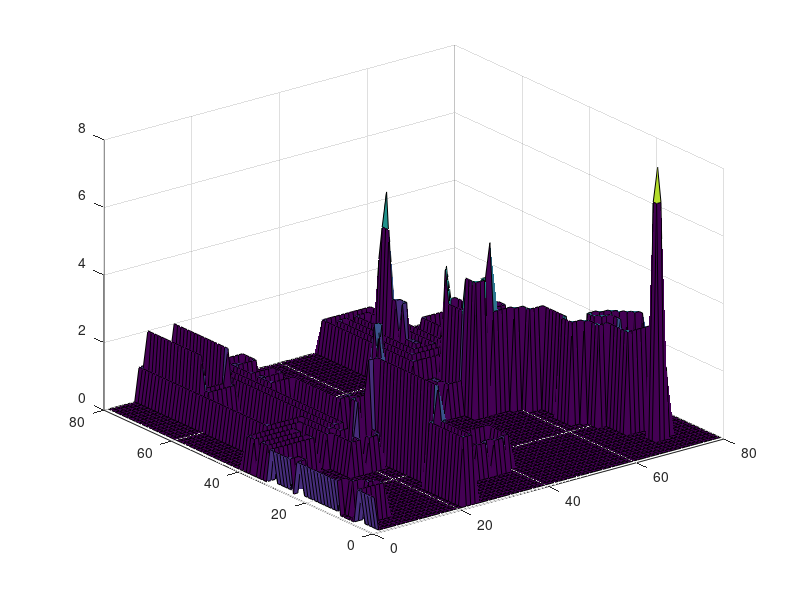

MATLAB code to generate this figure:
data = [
    


1 0 0 0 0 0 0 0 0 0 0 0 0 0 0 0 0 0 0 0 0 0 0 0 0 0 0 0 0 0 0 0 0 0 0 0 0 0 0 0 0 0 0 0 0 0 0 0 0 0 0 0 0 0 0 0 0 0 0 0 0 0 0 0 0 0 0 0 0 0 0 0 0 0 0 0 0 0 0 0 ;
1 0 0 0 0 0 0 0 0 0 0 0 0 0 0 0 0 0 0 0 0 2 2 2 0 0 0 0 0 0 0 0 0 0 0 0 0 0 0 0 0 0 0 0 0 0 0 0 0 0 0 0 0 0 0 0 0 0 0 0 0 0 0 0 0 0 0 0 0 0 0 0 0 0 0 0 0 0 0 0 ;
1 0 0 0 0 0 0 0 0 0 0 0 0 0 0 0 0 0 0 0 0 2 0 2 0 0 0 0 0 0 0 0 0 0 0 0 0 0 0 0 0 0 0 0 0 0 0 0 0 0 0 0 0 0 0 0 0 0 0 0 0 0 0 0 0 0 0 0 0 0 0 0 0 0 0 0 0 0 0 0 ;
1 0 0 0 0 0 0 0 0 0 0 0 0 0 0 0 0 0 0 0 0 2 0 2 0 0 0 0 0 0 0 0 0 0 0 0 0 0 0 0 0 0 0 0 0 0 0 0 0 0 0 0 0 0 0 0 0 0 0 0 0 0 0 0 0 0 0 0 0 0 0 0 0 0 0 0 0 0 0 0 ;
1 0 0 0 0 0 0 0 0 0 0 0 0 0 0 0 0 0 0 0 0 2 0 2 0 0 0 0 0 0 0 0 0 0 0 0 0 0 0 0 0 0 0 0 0 0 0 0 0 0 0 0 0 0 0 0 0 0 0 0 0 0 0 0 0 0 0 0 0 0 0 0 0 0 0 0 0 0 0 0 ;
1 1 1 1 1 1 1 0 0 0 0 0 0 0 0 0 0 0 0 0 0 2 0 2 0 0 0 0 0 0 0 0 0 0 0 0 0 0 0 0 0 0 0 0 0 0 0 0 0 0 0 0 0 0 0 0 0 0 0 0 0 0 0 0 0 0 0 0 0 0 0 0 0 0 0 0 0 0 0 0 ;
0 0 0 0 0 0 1 0 0 0 0 0 0 0 0 0 0 0 0 0 0 2 0 2 0 0 0 0 0 0 0 0 0 0 0 0 0 0 0 0 0 0 0 0 0 0 0 0 0 0 0 0 0 0 0 0 0 0 0 0 0 0 0 0 0 0 0 0 0 7 7 0 0 0 0 0 0 0 0 0 ;
0 0 0 0 1 1 1 0 0 0 0 0 0 0 0 0 0 0 0 0 0 2 0 2 0 0 0 0 0 0 0 0 0 0 0 0 0 0 0 0 0 0 0 0 0 0 0 0 0 0 0 0 0 0 0 0 0 0 0 0 0 0 0 0 0 0 0 0 0 7 8 2 2 0 0 0 0 0 0 0 ;
0 0 0 0 1 0 0 0 0 0 0 0 0 0 0 0 0 0 0 0 0 2 0 2 0 0 0 0 0 0 0 0 0 0 0 0 0 0 0 0 0 0 0 0 0 0 0 0 0 0 0 0 0 0 0 0 0 0 0 0 0 0 0 0 0 0 0 0 0 0 0 0 2 0 0 0 0 0 0 0 ;
0 0 1 1 1 0 0 0 0 0 0 0 0 0 0 0 0 0 0 0 0 2 0 2 0 0 0 0 0 0 0 0 0 0 0 0 0 0 0 0 0 0 0 0 0 0 0 0 0 0 0 0 0 0 0 0 0 0 0 0 0 0 0 0 0 0 0 0 0 0 0 2 2 0 0 0 0 0 0 0 ;
0 0 1 0 0 0 0 0 0 0 0 0 0 0 0 0 0 0 0 0 0 2 0 2 2 0 0 0 0 0 0 1 1 1 0 1 1 1 0 0 0 0 0 0 0 0 0 0 0 0 0 0 0 0 0 0 0 0 0 0 0 0 0 0 0 0 0 0 0 0 0 2 2 0 0 0 0 0 0 0 ;
1 1 1 0 0 0 0 0 0 0 0 0 0 0 0 0 0 0 0 0 0 2 2 3 2 1 0 0 0 0 0 1 0 1 1 1 0 1 1 1 0 0 0 0 0 0 0 0 0 0 0 0 0 0 0 0 0 0 0 0 0 0 0 0 0 0 0 0 0 0 0 0 2 0 0 0 0 0 0 0 ;
1 0 0 0 0 0 0 0 0 0 0 0 0 0 0 0 0 0 0 0 0 0 0 3 0 1 1 1 1 1 1 1 0 0 0 0 0 0 0 1 0 0 0 0 0 0 0 0 0 0 0 0 0 0 0 0 0 0 0 0 0 0 0 0 0 0 0 3 3 3 3 3 3 0 0 0 0 0 0 0 ;
1 0 0 0 0 0 0 0 0 0 0 0 0 0 0 0 0 0 0 0 0 0 0 3 0 0 0 1 1 0 0 0 0 0 0 0 0 0 0 1 0 0 0 0 0 0 0 0 0 0 0 0 0 0 0 0 0 0 0 0 0 0 0 0 0 0 0 3 0 0 0 0 1 0 0 0 0 0 0 0 ;
1 0 0 0 0 0 0 0 0 0 0 0 0 0 0 0 0 0 0 0 0 0 0 3 0 0 0 0 0 0 0 0 0 0 0 0 0 0 0 1 0 0 0 0 0 0 0 0 0 0 0 0 0 0 0 0 0 0 0 0 0 0 0 0 0 0 0 3 0 0 0 0 1 0 0 0 0 0 0 0 ;
1 0 0 0 0 0 0 0 0 0 0 0 0 0 0 0 0 0 0 0 0 0 0 3 0 0 0 0 0 0 0 0 0 0 0 0 0 0 0 1 0 0 0 0 0 0 0 0 0 0 0 0 0 0 0 0 0 0 0 0 0 0 0 0 0 0 0 3 0 0 0 0 1 0 0 0 0 0 0 0 ;
1 0 0 0 0 0 0 0 0 0 0 0 0 0 0 0 0 0 0 0 0 0 0 3 0 0 0 0 0 0 0 0 0 0 0 0 0 0 0 1 0 0 0 0 0 0 0 0 0 0 0 0 0 0 0 0 0 0 0 0 0 0 0 0 0 0 0 3 0 0 1 1 1 0 0 1 1 0 0 0 ;
1 0 0 0 0 0 0 0 0 0 0 0 0 0 0 0 0 0 0 0 0 0 0 3 0 0 0 0 0 0 0 0 0 1 1 1 1 1 1 1 0 0 0 0 0 0 0 0 0 0 0 0 0 0 0 0 0 0 0 0 0 0 0 0 0 0 0 3 0 2 2 0 0 0 0 2 2 0 0 0 ;
1 0 0 0 0 0 0 0 0 0 0 0 0 0 0 0 0 0 0 0 0 0 0 3 0 0 0 0 0 0 0 0 0 1 0 0 0 0 0 0 0 0 0 0 0 0 0 0 0 0 0 0 0 0 0 0 0 0 0 0 0 0 0 0 0 3 3 3 0 2 3 0 0 0 0 3 2 1 0 0 ;
1 0 0 0 0 0 0 0 0 0 0 0 0 0 0 0 0 0 0 0 0 0 0 3 0 0 0 0 0 0 0 0 0 1 0 0 0 0 0 0 0 0 0 0 0 0 0 0 0 0 0 0 0 0 0 0 0 0 0 0 0 0 0 0 0 3 0 0 0 0 3 0 0 0 3 3 0 1 0 0 ;
1 0 0 0 0 0 0 0 0 0 0 0 0 0 0 0 0 0 0 0 0 0 0 3 0 0 0 0 0 0 0 0 0 1 0 0 0 0 0 0 0 0 0 0 0 0 0 0 0 0 0 0 0 0 0 0 0 0 0 0 0 0 0 0 0 3 0 0 0 0 3 0 0 3 3 0 0 1 0 0 ;
1 0 0 0 0 0 0 0 0 0 0 0 0 0 0 0 0 0 0 0 0 0 0 3 0 0 0 0 0 0 0 0 0 1 0 0 0 0 0 0 0 0 0 0 0 0 0 0 0 0 0 0 0 0 0 0 0 0 0 0 0 0 0 0 3 3 0 0 3 3 3 0 3 3 0 0 0 1 0 0 ;
1 0 0 0 0 0 0 0 0 0 0 0 0 0 0 0 0 0 0 0 0 0 0 3 0 1 1 1 1 1 1 1 1 1 0 0 0 0 0 0 0 0 0 0 0 0 0 0 0 0 0 0 0 0 0 0 0 0 0 0 0 0 3 3 3 0 0 3 3 0 0 3 3 0 0 0 0 1 1 0 ;
1 1 1 0 0 0 0 0 0 0 0 0 0 0 0 0 0 0 0 0 0 0 0 3 0 1 0 0 0 0 0 0 0 0 0 0 0 0 0 0 0 0 0 0 0 0 0 0 0 0 0 0 0 0 0 0 0 0 0 0 0 0 3 0 0 0 0 3 0 3 3 3 0 0 0 0 0 0 1 0 ;
0 0 1 0 0 0 0 0 0 0 0 0 0 0 0 0 0 0 0 0 0 0 0 3 0 1 0 0 0 0 0 0 0 0 0 0 0 0 0 0 0 0 0 0 0 0 0 0 0 0 0 0 0 0 0 0 0 0 0 0 0 0 3 0 0 0 0 3 3 3 0 0 0 0 0 0 0 0 1 0 ;
1 1 1 0 0 0 0 0 0 0 0 0 0 0 1 1 1 0 1 1 1 0 0 3 0 1 0 0 0 0 0 0 0 0 0 0 0 0 0 0 0 0 0 0 0 0 0 0 0 0 0 0 0 0 0 0 0 0 0 0 0 0 3 3 0 0 0 0 0 0 0 0 0 0 0 0 0 0 1 0 ;
1 0 0 0 0 0 0 0 0 0 0 0 0 0 1 0 1 0 1 0 1 1 0 3 0 1 0 0 0 0 0 0 0 0 0 0 0 0 0 0 0 0 0 0 0 0 0 0 0 0 0 0 0 0 0 0 0 0 0 0 0 0 0 3 0 0 0 0 0 0 0 0 0 0 0 0 0 0 1 0 ;
1 0 0 0 0 0 0 0 0 0 0 0 0 0 1 0 1 2 1 0 0 1 0 3 0 1 0 0 0 0 0 0 0 0 0 0 0 0 0 0 0 0 0 0 0 0 0 0 0 0 0 0 0 0 0 0 0 0 0 0 0 0 0 3 0 0 0 0 0 0 0 0 0 0 0 0 0 0 1 0 ;
1 0 0 0 0 0 0 0 0 0 0 0 0 0 1 0 0 2 0 0 0 1 0 3 0 1 0 0 0 0 0 0 0 0 0 0 0 0 0 0 0 0 0 0 0 0 0 0 0 0 0 0 0 0 0 0 0 0 0 0 0 0 0 3 0 0 0 0 0 0 0 0 0 0 0 0 0 0 1 0 ;
1 0 0 0 0 0 0 0 0 0 0 0 0 0 1 0 0 2 2 2 2 3 3 3 0 1 0 0 0 0 0 0 0 0 0 0 0 0 0 0 0 0 0 0 0 0 0 0 0 0 0 0 0 0 0 0 0 0 0 0 0 0 0 3 0 0 0 0 0 1 1 1 1 1 1 1 1 0 1 0 ;
1 0 0 0 0 0 0 0 0 0 0 0 0 0 1 0 0 0 0 0 0 0 0 0 0 1 0 0 0 0 0 0 0 0 0 0 0 0 0 0 0 0 0 0 0 0 0 0 0 0 0 0 0 0 0 0 0 0 0 0 0 0 0 3 0 0 0 0 0 1 0 0 0 0 0 0 1 1 1 0 ;
1 1 1 1 1 1 1 1 1 1 1 0 0 1 1 0 1 1 1 1 1 1 1 1 1 1 0 0 0 0 0 0 0 0 0 0 0 0 0 0 0 0 0 0 0 0 0 0 0 0 0 0 0 0 0 0 0 0 0 0 0 0 0 3 0 0 0 0 0 1 1 1 1 1 0 0 0 0 0 0 ;
0 0 0 0 0 0 0 0 0 0 1 0 0 1 0 0 1 0 0 0 0 0 0 0 0 0 0 0 0 0 0 0 0 0 0 0 0 0 0 0 0 0 0 0 0 0 0 0 0 0 0 0 0 0 0 0 0 0 0 0 3 3 3 3 0 0 0 0 0 0 0 0 0 1 0 0 0 0 0 0 ;
0 1 1 1 1 1 1 1 1 1 1 0 0 1 0 1 1 0 0 0 0 0 0 0 0 0 0 0 0 0 0 0 0 0 0 0 0 0 0 0 0 0 0 0 0 0 0 0 0 0 0 0 0 0 0 0 0 0 0 0 3 0 0 0 0 0 0 1 1 1 0 0 0 1 0 0 0 0 0 0 ;
0 1 0 0 0 0 0 0 0 0 0 0 0 1 0 1 0 1 1 1 0 0 0 0 0 0 0 0 0 0 0 0 0 0 0 0 0 0 0 0 0 0 0 0 0 0 0 0 0 0 0 0 0 0 0 0 0 0 3 3 3 0 0 0 0 0 0 1 0 1 1 0 1 1 0 0 0 0 0 0 ;
0 1 1 1 1 1 1 1 1 1 1 0 0 1 0 1 0 1 0 1 0 0 0 0 0 0 0 0 0 0 0 0 0 0 0 0 0 0 0 0 0 0 0 0 0 0 0 0 0 0 4 4 4 0 3 3 3 3 3 0 0 0 0 0 0 0 0 1 0 0 1 1 1 0 0 0 0 0 0 0 ;
0 0 0 0 0 0 0 0 0 0 1 0 0 1 0 1 0 1 0 1 0 0 0 0 0 0 0 0 0 0 0 0 0 0 0 0 0 0 0 0 0 0 0 0 0 0 0 0 0 0 4 0 4 4 5 0 0 0 0 0 0 0 0 0 0 0 0 1 0 0 0 0 0 0 0 0 0 0 0 0 ;
0 1 1 1 1 1 1 1 1 1 1 0 0 1 0 1 0 1 0 1 0 0 0 0 0 0 0 0 0 0 0 0 0 0 0 0 0 0 0 0 0 0 0 0 0 0 0 0 0 0 4 0 0 0 3 0 0 0 0 0 0 0 0 0 0 0 0 1 1 1 1 1 1 1 1 1 1 1 1 0 ;
0 1 0 0 0 0 0 0 0 0 0 0 0 1 0 1 0 1 0 1 0 0 0 0 0 0 0 0 0 0 0 2 2 0 1 1 1 1 1 1 1 1 0 0 0 0 1 1 1 1 4 0 0 0 3 0 0 0 0 0 0 0 0 0 0 0 0 0 0 0 0 0 0 0 0 0 0 0 1 1 ;
0 1 1 1 1 1 1 1 1 1 1 1 1 1 0 1 0 1 0 1 0 0 0 0 0 0 0 0 0 0 0 3 2 0 1 0 1 1 0 0 0 1 0 0 0 0 1 0 0 0 3 0 0 0 3 0 0 0 0 0 0 0 0 0 0 0 0 0 0 0 0 0 0 0 1 1 1 0 0 1 ;
0 0 0 0 0 0 0 0 0 0 0 0 0 0 0 1 0 1 0 1 0 0 0 0 0 0 0 0 0 0 0 2 0 1 1 0 1 1 0 0 0 1 0 0 0 1 1 0 0 0 3 0 0 0 3 0 0 0 0 0 0 0 0 0 0 0 0 0 0 0 0 1 1 1 1 0 1 1 0 1 ;
0 0 0 0 0 0 0 1 1 1 1 1 1 1 1 1 0 1 0 1 0 0 0 0 0 0 0 0 0 0 0 2 0 1 1 0 0 0 0 0 0 1 0 0 0 1 1 0 0 0 3 0 0 3 3 0 0 0 0 0 0 0 0 0 0 0 0 0 0 0 0 1 0 0 0 0 0 1 1 1 ;
0 0 0 0 0 0 0 1 0 0 0 0 0 0 0 0 0 1 0 1 0 0 0 0 0 0 0 0 0 1 1 2 0 2 3 0 0 0 0 0 0 1 1 1 1 1 1 0 0 0 3 0 0 3 1 0 0 0 0 0 0 0 0 0 0 0 0 0 0 0 0 1 1 1 0 0 0 0 0 0 ;
0 0 0 0 0 0 0 1 0 0 0 0 0 0 0 0 0 1 0 1 0 0 0 0 0 0 0 0 0 1 0 1 1 3 3 0 0 0 0 0 0 0 0 0 0 0 0 0 0 0 3 0 0 3 1 0 0 0 0 0 0 0 0 0 0 0 0 0 0 0 0 0 0 1 1 1 1 0 0 0 ;
0 0 0 0 0 0 0 1 0 0 0 0 0 0 0 0 0 1 0 1 0 0 0 0 0 0 1 1 1 1 0 1 1 0 0 0 0 0 0 0 0 0 0 0 0 0 0 0 0 0 4 3 0 3 2 0 0 0 0 0 0 0 0 0 0 0 0 0 0 0 0 0 0 0 0 0 1 0 0 0 ;
0 0 0 0 0 0 0 1 0 0 0 0 0 0 0 0 0 1 0 1 0 0 0 0 0 0 1 0 1 1 0 0 0 0 0 0 0 0 0 0 0 0 0 0 0 0 0 0 0 0 2 4 3 3 2 0 0 0 0 0 0 0 0 0 0 0 0 0 0 0 0 0 0 0 1 1 1 0 0 0 ;
0 0 0 0 0 0 0 1 0 0 0 0 0 0 0 0 0 1 0 1 0 0 0 0 0 0 1 0 0 0 0 0 0 0 0 0 0 0 0 0 0 0 0 0 0 0 0 0 0 0 0 0 0 0 0 0 0 0 0 0 0 0 0 0 0 0 0 0 0 0 0 0 0 0 1 0 0 0 0 0 ;
0 0 0 0 0 0 0 1 0 0 0 0 0 0 0 0 0 1 0 1 0 0 0 0 0 0 1 0 0 0 0 0 0 0 0 0 0 0 0 0 0 0 0 0 0 0 0 0 0 0 0 0 0 0 0 0 0 0 0 0 0 0 0 0 0 0 0 0 0 0 0 0 0 0 1 1 1 1 1 1 ;
0 0 0 0 0 0 0 1 0 0 0 0 0 0 0 0 0 1 0 1 0 0 0 0 0 0 1 0 0 0 0 0 0 0 0 0 0 0 0 0 0 0 0 0 0 0 0 0 0 0 0 0 0 0 0 0 0 0 0 0 0 1 1 1 0 0 0 0 0 0 0 0 0 0 0 0 0 0 0 1 ;
0 0 0 0 0 0 0 1 0 0 0 0 0 0 0 0 0 1 0 1 0 0 0 0 0 0 1 0 0 0 0 0 0 0 0 0 0 0 0 0 0 0 0 0 0 0 0 0 0 0 0 0 0 0 0 0 0 0 0 0 0 1 0 1 0 0 0 0 0 0 0 0 0 0 0 0 0 0 0 1 ;
0 0 0 0 0 0 0 1 0 0 0 0 0 0 0 0 0 1 0 1 0 0 0 0 0 0 1 0 0 0 0 0 0 0 0 0 0 0 0 0 0 0 0 0 0 0 0 0 0 0 0 0 0 0 0 0 0 0 0 0 0 1 0 1 0 0 0 0 0 0 0 0 0 0 1 1 1 1 1 1 ;
0 0 0 0 0 0 0 1 0 0 0 0 0 0 0 0 0 1 0 1 0 0 0 0 0 0 1 0 0 0 0 0 0 0 0 0 0 0 0 0 0 0 0 0 0 0 0 0 1 1 1 1 1 1 1 1 1 1 1 1 1 1 0 1 0 0 0 0 0 0 0 0 0 0 1 0 0 0 0 0 ;
0 0 0 0 0 0 0 1 0 0 0 0 0 0 0 0 0 1 0 1 0 0 0 0 0 0 1 0 0 0 0 0 0 0 0 0 0 0 0 0 0 0 0 0 0 0 0 0 1 0 0 0 0 0 0 0 0 0 0 0 0 0 0 1 0 0 0 0 0 0 0 0 0 0 1 1 1 1 1 1 ;
0 0 0 0 0 0 0 1 0 0 0 0 0 0 0 0 0 1 0 1 0 0 0 0 0 0 1 0 0 0 0 0 0 0 0 0 0 0 0 0 0 0 0 0 0 0 0 0 1 0 0 0 0 0 0 0 0 0 0 0 0 0 0 1 0 0 0 0 0 0 0 0 0 0 0 0 0 0 0 1 ;
0 0 0 0 0 0 0 1 0 0 0 0 0 0 0 0 0 1 0 1 0 0 0 0 0 0 1 0 0 0 0 0 0 0 0 0 0 0 0 0 0 0 0 0 0 0 0 0 1 0 1 1 1 1 1 1 1 1 1 1 0 0 0 1 0 0 0 0 0 0 0 0 0 0 1 1 1 1 1 1 ;
0 0 0 0 0 0 0 1 0 0 0 0 0 0 0 0 0 1 0 1 0 0 0 0 0 0 1 0 0 0 0 0 0 0 0 0 0 0 0 0 0 0 0 0 0 0 0 0 1 0 1 0 0 0 0 0 0 0 0 1 0 0 0 1 0 0 0 0 0 0 0 0 0 0 1 0 0 0 0 0 ;
0 0 0 0 0 0 0 1 0 0 0 0 0 0 0 0 0 1 0 1 0 0 0 0 0 0 1 0 0 0 0 0 0 0 0 0 0 0 0 0 0 0 0 0 0 0 0 0 1 0 1 0 1 1 1 1 1 1 0 1 0 0 0 1 0 0 0 0 0 0 0 0 0 0 1 1 1 1 1 1 ;
0 0 0 0 0 0 0 1 0 0 0 0 0 0 0 0 0 1 0 1 0 0 0 0 0 0 1 0 0 0 0 0 0 0 0 0 0 0 0 0 0 0 0 0 0 0 0 0 1 0 1 0 1 0 0 0 0 1 0 1 0 0 0 1 0 0 0 0 0 0 0 0 0 0 0 0 0 0 0 1 ;
0 0 0 0 0 0 0 1 0 0 0 0 0 0 0 0 0 1 0 1 0 1 1 1 1 1 1 0 0 0 0 0 0 0 0 0 0 0 0 0 0 0 0 0 0 0 0 0 1 0 1 0 1 0 1 1 0 1 0 1 0 0 0 1 0 0 0 0 0 0 0 0 0 0 1 1 1 1 1 1 ;
0 0 0 0 0 0 0 1 0 0 0 0 0 0 0 0 0 1 0 1 0 1 0 0 0 0 0 0 0 0 0 0 0 0 0 0 0 0 0 0 0 0 0 0 0 0 0 0 1 0 1 0 1 0 1 1 0 1 0 1 0 0 0 1 0 0 0 0 0 0 0 0 0 0 1 0 0 0 0 0 ;
0 0 0 0 0 0 0 1 0 0 0 0 0 0 0 0 0 1 0 1 0 1 0 0 0 0 0 0 0 0 0 0 0 0 0 0 0 0 0 0 0 0 0 0 0 0 0 0 1 0 1 0 1 0 1 1 0 1 0 1 0 0 0 1 0 0 0 0 0 0 0 0 0 0 1 1 1 1 1 1 ;
0 0 0 0 0 0 0 1 0 1 1 1 1 1 1 1 0 1 0 1 0 1 1 1 1 1 1 0 0 0 0 0 0 0 0 0 0 0 0 0 0 0 0 0 0 0 0 0 1 0 1 0 1 0 1 0 0 1 0 1 0 0 0 1 0 0 0 0 0 0 0 0 0 0 0 0 0 0 0 1 ;
0 0 0 0 0 0 0 1 0 1 0 0 0 0 0 1 0 1 0 1 0 1 1 0 0 0 1 0 0 0 0 0 0 0 0 0 0 0 0 0 0 0 0 0 0 0 0 0 1 0 1 0 1 0 2 2 0 1 0 1 0 0 0 1 0 0 0 0 0 0 0 0 0 0 1 1 1 1 1 1 ;
0 0 0 0 0 0 0 1 0 2 1 1 1 1 1 2 0 1 0 1 0 0 0 0 0 0 1 0 0 0 0 0 0 0 0 0 0 0 0 0 0 0 0 0 0 0 0 0 1 0 1 0 1 0 1 2 0 1 0 1 0 0 0 1 0 0 0 0 0 0 0 0 0 0 1 0 0 0 0 0 ;
0 0 0 0 0 0 0 1 0 2 0 0 0 0 0 2 0 1 0 1 0 1 1 1 1 1 1 0 0 0 0 0 0 0 0 0 0 0 0 0 0 0 0 0 0 0 0 0 1 0 1 0 1 0 2 2 0 1 0 1 0 0 0 1 0 0 0 0 0 0 0 0 0 0 1 1 1 1 1 1 ;
0 0 0 0 0 0 0 1 0 2 0 0 0 0 0 2 0 1 0 1 0 1 0 0 0 0 0 0 0 0 0 0 0 0 0 0 0 0 0 0 0 0 0 0 0 0 0 0 1 0 1 0 1 0 2 1 0 1 0 1 0 0 0 1 0 0 0 0 0 0 0 0 0 0 0 0 0 0 0 1 ;
0 0 0 0 0 0 0 1 0 2 0 0 0 0 0 2 0 1 0 1 0 1 0 0 0 0 0 0 0 0 0 0 0 0 0 0 0 0 0 0 0 0 0 0 0 0 0 0 1 0 1 0 1 0 4 2 0 1 0 1 0 0 0 1 0 0 0 0 0 0 0 0 1 1 1 1 1 1 1 1 ;
0 0 0 0 0 0 0 1 0 2 0 0 0 0 0 2 0 1 0 1 0 1 0 0 0 0 0 0 0 0 0 0 0 0 0 0 0 0 0 0 0 0 0 0 0 0 0 0 1 0 1 0 1 0 4 3 0 1 0 1 0 0 0 1 0 0 0 0 0 0 0 0 1 0 0 0 0 0 0 0 ;
0 0 0 0 0 0 0 1 0 2 0 0 0 0 0 2 0 1 0 1 0 1 0 0 0 0 0 0 0 0 0 0 0 0 0 0 0 0 0 0 0 0 0 0 0 0 0 0 1 0 1 0 1 0 4 5 0 1 0 1 0 0 0 1 1 1 1 1 1 1 1 1 1 0 0 0 0 0 0 0 ;
0 0 0 0 0 0 0 1 0 2 0 0 0 0 0 2 0 1 0 1 0 1 1 1 1 1 1 0 0 0 0 0 0 0 0 0 0 0 0 0 0 0 0 0 0 0 0 0 1 0 1 0 1 0 3 4 0 1 0 1 0 0 0 0 0 0 0 0 0 0 0 0 0 0 0 0 0 0 0 0 ;
0 0 0 0 0 0 0 1 0 2 0 0 0 0 0 2 0 1 0 1 0 1 1 0 0 0 1 0 0 0 0 0 0 0 0 0 0 0 0 0 0 0 0 0 0 0 0 0 1 0 1 0 1 0 1 1 0 1 0 1 0 0 0 0 0 0 0 0 0 0 0 0 0 0 0 0 0 0 0 0 ;
0 0 0 0 0 0 0 1 0 2 0 0 0 0 0 2 0 1 0 1 0 0 0 0 0 0 1 0 0 0 0 0 0 0 0 0 0 0 0 0 0 0 0 0 0 0 0 0 1 0 1 0 1 0 1 0 0 1 0 1 0 0 0 0 0 0 0 0 0 0 0 0 0 0 0 0 0 0 0 0 ;
0 0 0 0 0 0 0 1 0 2 0 0 0 0 0 2 0 1 0 1 0 0 0 0 0 0 1 0 0 0 0 0 0 0 0 0 0 0 0 0 0 0 0 0 0 0 0 0 1 0 1 0 1 0 1 0 0 1 0 1 0 0 0 0 0 0 0 0 0 0 0 0 0 0 0 0 0 0 0 0 ;
0 0 0 0 0 0 0 1 0 2 0 0 0 0 0 2 0 1 0 1 0 0 1 1 1 1 1 0 0 0 0 0 0 0 0 0 0 0 0 0 0 0 0 0 0 0 0 0 1 0 1 0 1 0 1 0 0 1 0 1 0 0 0 0 0 0 0 0 0 0 0 0 0 0 0 0 0 0 0 0 ;
0 0 0 0 0 0 0 1 0 2 0 0 0 0 0 2 0 1 0 1 0 0 1 0 0 0 0 0 0 0 0 0 0 0 0 0 0 0 0 0 0 0 0 0 0 0 0 0 1 0 1 0 1 0 1 0 0 1 0 1 0 0 0 0 0 0 0 0 0 0 0 0 0 0 0 0 0 0 0 0 ;
0 0 0 0 0 0 0 1 0 2 0 0 0 0 0 2 0 1 0 1 0 0 1 0 0 0 0 0 0 0 0 0 0 0 0 0 0 0 0 0 0 0 0 0 0 0 0 0 1 0 1 0 1 0 1 0 0 1 0 1 0 0 0 0 0 0 0 0 0 0 0 0 0 0 0 0 0 0 0 0 ;
0 0 0 0 0 0 0 1 0 2 0 0 0 0 0 2 0 1 0 1 0 0 1 0 0 0 0 0 0 0 0 0 0 0 0 0 0 0 0 0 0 0 0 0 0 0 0 0 1 0 1 1 1 0 1 1 1 1 0 1 0 0 0 0 0 0 0 0 0 0 0 0 0 0 0 0 0 0 0 0 ;
0 0 0 0 0 0 0 1 0 2 0 0 0 0 0 2 0 1 0 1 0 0 1 0 0 0 0 0 0 0 0 0 0 0 0 0 0 0 0 0 0 0 0 0 0 0 0 0 1 0 0 0 0 0 0 0 0 0 0 1 0 0 0 0 0 0 0 0 0 0 0 0 0 0 0 0 0 0 0 0 ;
0 0 0 0 0 0 0 1 0 2 0 0 0 0 0 2 0 1 0 1 0 0 1 0 0 0 0 0 0 0 0 0 0 0 0 0 0 0 0 0 0 0 0 0 0 0 0 0 1 1 1 1 1 1 1 1 1 1 1 1 0 0 0 0 0 0 0 0 0 0 0 0 0 0 0 0 0 0 0 0 ;
0 0 0 0 0 0 0 1 1 2 1 1 1 1 1 2 1 1 0 1 1 1 1 0 0 0 0 0 0 0 0 0 0 0 0 0 0 0 0 0 0 0 0 0 0 0 0 0 0 0 0 0 0 0 0 0 0 0 0 0 0 0 0 0 0 0 0 0 0 0 0 0 0 0 0 0 0 0 0 0 ;

];
data = min(10, max(0, data));
surf(data)